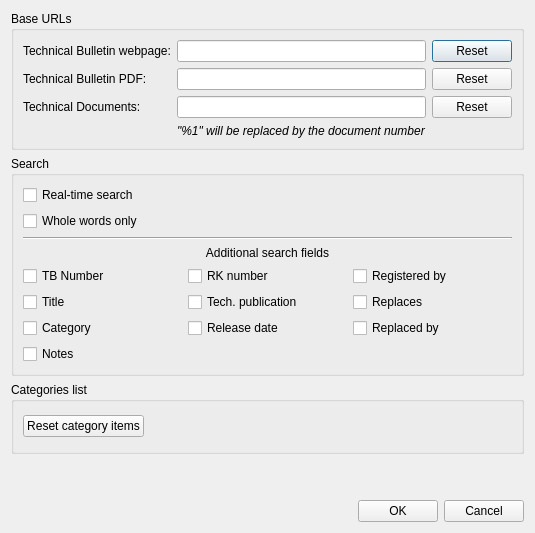
<?xml version="1.0" encoding="UTF-8"?>
<ui version="4.0">
 <class>DlgSettings</class>
 <widget class="QDialog" name="DlgSettings">
  <property name="geometry">
   <rect>
    <x>0</x>
    <y>0</y>
    <width>516</width>
    <height>533</height>
   </rect>
  </property>
  <property name="windowTitle">
   <string>TBI Settings</string>
  </property>
  <layout class="QVBoxLayout" name="verticalLayout_2">
   <item>
    <widget class="QGroupBox" name="BoxURLs">
     <property name="title">
      <string>Base URLs</string>
     </property>
     <layout class="QGridLayout" name="gridLayout">
      <item row="3" column="1">
       <widget class="QLabel" name="LabelTip">
        <property name="font">
         <font>
          <italic>true</italic>
         </font>
        </property>
        <property name="text">
         <string>&quot;%1&quot; will be replaced by the document number</string>
        </property>
       </widget>
      </item>
      <item row="0" column="2">
       <widget class="QPushButton" name="ButtonResetTBwebpageUrl">
        <property name="text">
         <string>Reset</string>
        </property>
       </widget>
      </item>
      <item row="0" column="0">
       <widget class="QLabel" name="LabelTBwebpageUrl">
        <property name="text">
         <string>Technical Bulletin webpage:</string>
        </property>
       </widget>
      </item>
      <item row="2" column="1">
       <widget class="QLineEdit" name="EditTechPubUrl"/>
      </item>
      <item row="2" column="2">
       <widget class="QPushButton" name="ButtonResetTechPubUrl">
        <property name="text">
         <string>Reset</string>
        </property>
       </widget>
      </item>
      <item row="0" column="1">
       <widget class="QLineEdit" name="EditTBwebpageUrl">
        <property name="text">
         <string/>
        </property>
       </widget>
      </item>
      <item row="2" column="0">
       <widget class="QLabel" name="LabelTechPubUrl">
        <property name="text">
         <string>Technical Documents:</string>
        </property>
       </widget>
      </item>
      <item row="1" column="2">
       <widget class="QPushButton" name="ButtonResetTBpdfUrl">
        <property name="text">
         <string>Reset</string>
        </property>
       </widget>
      </item>
      <item row="1" column="1">
       <widget class="QLineEdit" name="EditTBpdfUrl"/>
      </item>
      <item row="1" column="0">
       <widget class="QLabel" name="LabelTBpdfUrl">
        <property name="text">
         <string>Technical Bulletin PDF:</string>
        </property>
       </widget>
      </item>
     </layout>
    </widget>
   </item>
   <item>
    <widget class="QGroupBox" name="BoxSearch">
     <property name="title">
      <string>Search</string>
     </property>
     <layout class="QVBoxLayout" name="verticalLayout_3">
      <item>
       <layout class="QVBoxLayout" name="verticalLayout_4">
        <item>
         <widget class="QCheckBox" name="CheckRTSearch">
          <property name="text">
           <string>Real-time search</string>
          </property>
         </widget>
        </item>
        <item>
         <widget class="QCheckBox" name="CheckWholeWordsOnly">
          <property name="text">
           <string>Whole words only</string>
          </property>
         </widget>
        </item>
       </layout>
      </item>
      <item>
       <widget class="Line" name="HLineSearch">
        <property name="orientation">
         <enum>Qt::Orientation::Horizontal</enum>
        </property>
       </widget>
      </item>
      <item>
       <layout class="QGridLayout" name="gridLayout_2">
        <item row="2" column="1">
         <widget class="QCheckBox" name="CheckSearchTechPub">
          <property name="text">
           <string>Tech. publication</string>
          </property>
         </widget>
        </item>
        <item row="2" column="2">
         <widget class="QCheckBox" name="CheckSearchReplaces">
          <property name="text">
           <string>Replaces</string>
          </property>
         </widget>
        </item>
        <item row="3" column="1">
         <widget class="QCheckBox" name="CheckSearchReleaseDate">
          <property name="text">
           <string>Release date</string>
          </property>
         </widget>
        </item>
        <item row="3" column="2">
         <widget class="QCheckBox" name="CheckSearchReplacedBy">
          <property name="text">
           <string>Replaced by</string>
          </property>
         </widget>
        </item>
        <item row="1" column="0">
         <widget class="QCheckBox" name="CheckSearchNumber">
          <property name="text">
           <string>TB Number</string>
          </property>
         </widget>
        </item>
        <item row="1" column="2">
         <widget class="QCheckBox" name="CheckSearchRegisteredBy">
          <property name="text">
           <string>Registered by</string>
          </property>
         </widget>
        </item>
        <item row="2" column="0">
         <widget class="QCheckBox" name="CheckSearchTitle">
          <property name="text">
           <string>Title</string>
          </property>
         </widget>
        </item>
        <item row="3" column="0">
         <widget class="QCheckBox" name="CheckSearchCategory">
          <property name="text">
           <string>Category</string>
          </property>
         </widget>
        </item>
        <item row="0" column="0" colspan="3">
         <widget class="QLabel" name="LabelAdditionalSearch">
          <property name="text">
           <string>Additional search fields</string>
          </property>
          <property name="alignment">
           <set>Qt::AlignmentFlag::AlignCenter</set>
          </property>
         </widget>
        </item>
        <item row="1" column="1">
         <widget class="QCheckBox" name="CheckSearchRK">
          <property name="text">
           <string>RK number</string>
          </property>
         </widget>
        </item>
        <item row="4" column="0">
         <widget class="QCheckBox" name="CheckSearchNotes">
          <property name="text">
           <string>Notes</string>
          </property>
         </widget>
        </item>
       </layout>
      </item>
     </layout>
    </widget>
   </item>
   <item>
    <widget class="QGroupBox" name="BoxCategories">
     <property name="title">
      <string>Categories list</string>
     </property>
     <layout class="QVBoxLayout" name="verticalLayout">
      <item>
       <layout class="QHBoxLayout" name="HLayoutCategories">
        <item>
         <widget class="QPushButton" name="ButtonClearCategories">
          <property name="text">
           <string>Reset category items</string>
          </property>
         </widget>
        </item>
        <item>
         <spacer name="HSpacerCategories2">
          <property name="orientation">
           <enum>Qt::Orientation::Horizontal</enum>
          </property>
          <property name="sizeHint" stdset="0">
           <size>
            <width>40</width>
            <height>20</height>
           </size>
          </property>
         </spacer>
        </item>
       </layout>
      </item>
     </layout>
    </widget>
   </item>
   <item>
    <spacer name="VSpacer">
     <property name="orientation">
      <enum>Qt::Orientation::Vertical</enum>
     </property>
     <property name="sizeType">
      <enum>QSizePolicy::Policy::Fixed</enum>
     </property>
     <property name="sizeHint" stdset="0">
      <size>
       <width>20</width>
       <height>40</height>
      </size>
     </property>
    </spacer>
   </item>
   <item>
    <layout class="QHBoxLayout" name="HLayoutButtons">
     <item>
      <spacer name="HSpacerButtons">
       <property name="orientation">
        <enum>Qt::Orientation::Horizontal</enum>
       </property>
       <property name="sizeHint" stdset="0">
        <size>
         <width>40</width>
         <height>20</height>
        </size>
       </property>
      </spacer>
     </item>
     <item>
      <widget class="QPushButton" name="ButtonOK">
       <property name="text">
        <string>OK</string>
       </property>
      </widget>
     </item>
     <item>
      <widget class="QPushButton" name="ButtonCancel">
       <property name="text">
        <string>Cancel</string>
       </property>
      </widget>
     </item>
    </layout>
   </item>
  </layout>
 </widget>
 <tabstops>
  <tabstop>EditTBwebpageUrl</tabstop>
  <tabstop>ButtonResetTBwebpageUrl</tabstop>
  <tabstop>EditTechPubUrl</tabstop>
  <tabstop>ButtonResetTechPubUrl</tabstop>
  <tabstop>CheckWholeWordsOnly</tabstop>
  <tabstop>CheckSearchNumber</tabstop>
  <tabstop>CheckSearchTitle</tabstop>
  <tabstop>CheckSearchCategory</tabstop>
  <tabstop>CheckSearchRK</tabstop>
  <tabstop>CheckSearchTechPub</tabstop>
  <tabstop>CheckSearchReleaseDate</tabstop>
  <tabstop>CheckSearchRegisteredBy</tabstop>
  <tabstop>CheckSearchReplaces</tabstop>
  <tabstop>CheckSearchReplacedBy</tabstop>
  <tabstop>ButtonClearCategories</tabstop>
  <tabstop>ButtonOK</tabstop>
  <tabstop>ButtonCancel</tabstop>
 </tabstops>
 <resources/>
 <connections/>
</ui>
